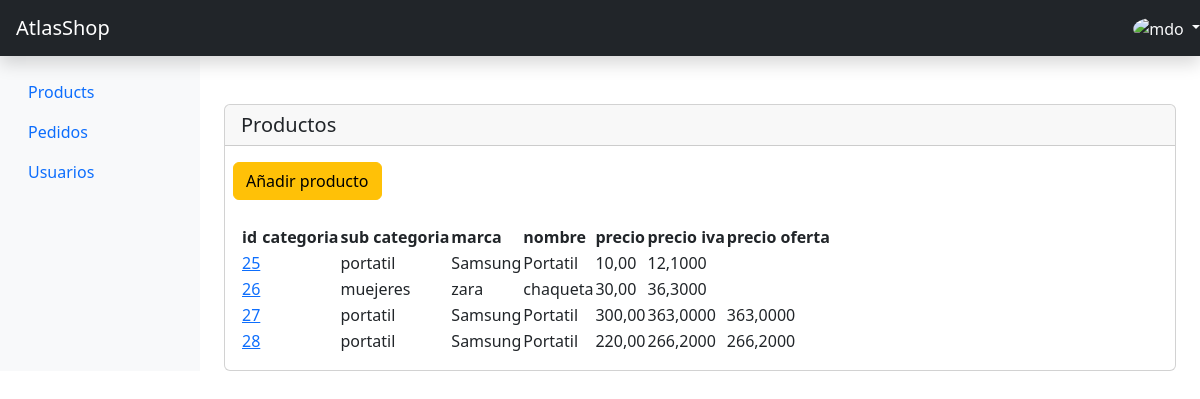
The app's page /administracion/producto-list (signed in), older data.
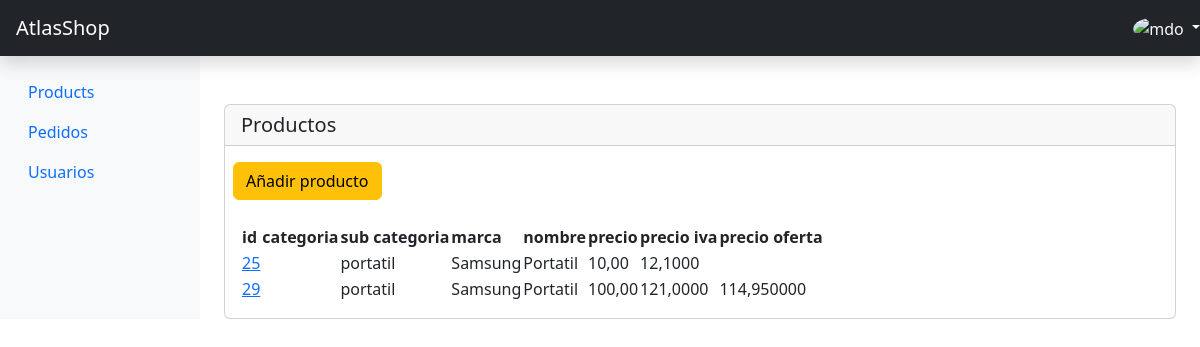
The same page, newer data.
### main/models.py (models this page shows, shortened)
class Producto(models.Model):
    id = models.AutoField(db_column="id", primary_key=True, verbose_name=_('ID'))
    nombre = models.CharField(max_length=200,  )
    precio = models.DecimalField(default=0.00, decimal_places=2, max_digits=8, validators=[MinValueValidator(0.00)])
    unidades = models.PositiveIntegerField(default=0)
    iva = models.DecimalField(default=0.21, decimal_places=2, max_digits=5, validators=[MinValueValidator(0.00)])
    desccripcion = models.TextField(null=True, blank=True)
    en_oferta = models.BooleanField(default=False)
    porcentaje = models.PositiveSmallIntegerField(default=0, null=True, blank=True)
    subcategoria_id = models.ForeignKey(db_column='sucategoria_id', to=SubCategoria, on_delete=models.CASCADE, related_name='get_SubCategoria_Producto', verbose_name=_("SubCategoria"))
    marca_id = models.ForeignKey(db_column='marca_id', to=Marca, on_delete=models.CASCADE, related_name='get_Marca_Producto', verbose_name=_("Marca"))
    class Meta:
        db_table = "producto"
        verbose_name = "Producto"
        verbose_name_plural ="Productos"

class SubCategoria(models.Model):
    id = models.AutoField(db_column="id", primary_key=True, verbose_name=_('ID'))
    nombre = models.CharField(max_length=20, unique=True)
    categoria_id = models.ForeignKey(db_column='categoria_id', to=Categoria, on_delete=models.CASCADE, related_name='get_Categoria_SubCategoria', verbose_name=_("Categoria"))
    def __str__(self) -> str:
        return self.nombre
    class Meta:
        db_table = "subcategoria"
        verbose_name = "Sub Categoria"
        verbose_name_plural ="Sub Categorias"

class Marca(models.Model):
    id = models.AutoField(db_column="id", primary_key=True, verbose_name=_('ID'))
    nombre = models.CharField(max_length=20, unique=True)
    def __str__(self) -> str:
        return self.nombre
    class Meta:
        db_table = "t_marca"
        verbose_name = "Marca"
        verbose_name_plural ="Marcas"
        constraints = [
            models.UniqueConstraint(name='marca_uk-c', fields=['nombre'])
        ]

### administracion/productoViews.py (the view, shortened to what this page needs)
# urls.py: path('producto-list', ProductoListFilterPageView.as_view(), name='producto_list'),
@class_view_decorator(superuser_required)
class ProductoListFilterPageView(TemplateView):
    template_name='administracion/producto-list.html'
    def contexto(self, request, qsProducto:Producto): #form:formulariofilter
        try:
            for producto_id in qsProducto:
                precio = producto_id.precio  # Precio del producto
                iva = producto_id.iva
                precio_con_iva = Decimal(str(precio)) * (Decimal('1') + Decimal(str(iva)))
                producto_id.precio_con_iva = precio_con_iva
                if producto_id.en_oferta == True:
                    porcentaje = producto_id.porcentaje
                    porcentaje_oferta = Decimal(str(porcentaje)) / Decimal('100')
                    precio_oferta = precio_con_iva  * (Decimal('1') - porcentaje_oferta)
                    producto_id.precio_oferta = precio_oferta
            contexto = dict(
                qsProducto=qsProducto,
            )
            return contexto
        except Exception as Err:
            return Err
    def get(self, request, *args, **kwargs):
        qsProducto = Producto.objects.all()
        contexto = self.contexto(request, qsProducto)
        if request.session.get("add_contexto", None) is not None:
            contexto.update(request.session["add_contexto"])
            del request.session["add_contexto"]
        return render(request, self.template_name, contexto)

### administracion/permisos.py (called while the page is built)
def superuser_required(view_func):
    return user_passes_test(lambda u: u.is_superuser, login_url='administracion:login')(view_func)

### administracion/templates/administracion/producto-list.html (shortened to what this page needs)
{% extends 'administracion/base.html' %}
{% load static %}
{% load i18n %}
{% block link %}
<link rel="stylesheet" href="https://cdnjs.cloudflare.com/ajax/libs/boxicons/2.1.0/css/boxicons.min.css" />
<link rel="stylesheet" href="https://cdnjs.cloudflare.com/ajax/libs/MaterialDesign-Webfont/5.3.45/css/materialdesignicons.css" />
<link rel="stylesheet" href="https://cdn.datatables.net/2.0.8/css/dataTables.dataTables.css" />
{% endblock link %}
{% block content %}
<div class="card mt-5">
  <h5 class="card-header"> Productos</h5>
  <div class="m-2 mt-3">
    <a href="{% url 'administracion:producto_new' %}" class="btn btn-warning">
      Añadir producto
    </a>
  </div>
<div class="card-body">
  <table id="myTable" class="display">
    <thead>
        <tr>
          <th>id</th>
          <th>categoria</th>
          <th>sub categoria</th>
          <th>marca</th>
          <th>nombre</th>
          <th>precio</th>
          <th>precio iva</th>
          <th>precio oferta</th>
        </tr>
    </thead>
    <tbody>
      {% for producto  in qsProducto %}
      <tr>
        <td>
          <a href="{% url 'administracion:producto_edit' key=producto.id %}">
            {{producto.id}}
          </a>
        </td>
        <td>{{producto.categoria_id}}</td>
        <td>{{producto.subcategoria_id}}</td>
        <td>{{producto.marca_id}}</td>
        <td>{{producto.nombre}}</td>
        <td>{{producto.precio}}</td>
        <td>{{producto.precio_con_iva}}</td>
        <td>{{producto.precio_oferta}}</td>
       </tr>
      {% endfor %}
    </tbody>
  </table>
  </div>
</div>
{% endblock content %}

Row changes from the older to the newer data that the page shows:
removed Producto: id "26", subcategoria_id "muejeres", marca_id "zara", nombre "chaqueta", precio "30,00", precio_con_iva "36,3000"
removed Producto: id "27", subcategoria_id "portatil", marca_id "Samsung", nombre "Portatil", precio "300,00", precio_con_iva "363,0000", precio_oferta "363,0000"
removed Producto: id "28", subcategoria_id "portatil", marca_id "Samsung", nombre "Portatil", precio "220,00", precio_con_iva "266,2000", precio_oferta "266,2000"
added Producto: id "29", subcategoria_id "portatil", marca_id "Samsung", nombre "Portatil", precio "100,00", precio_con_iva "121,0000", precio_oferta "114,950000"
